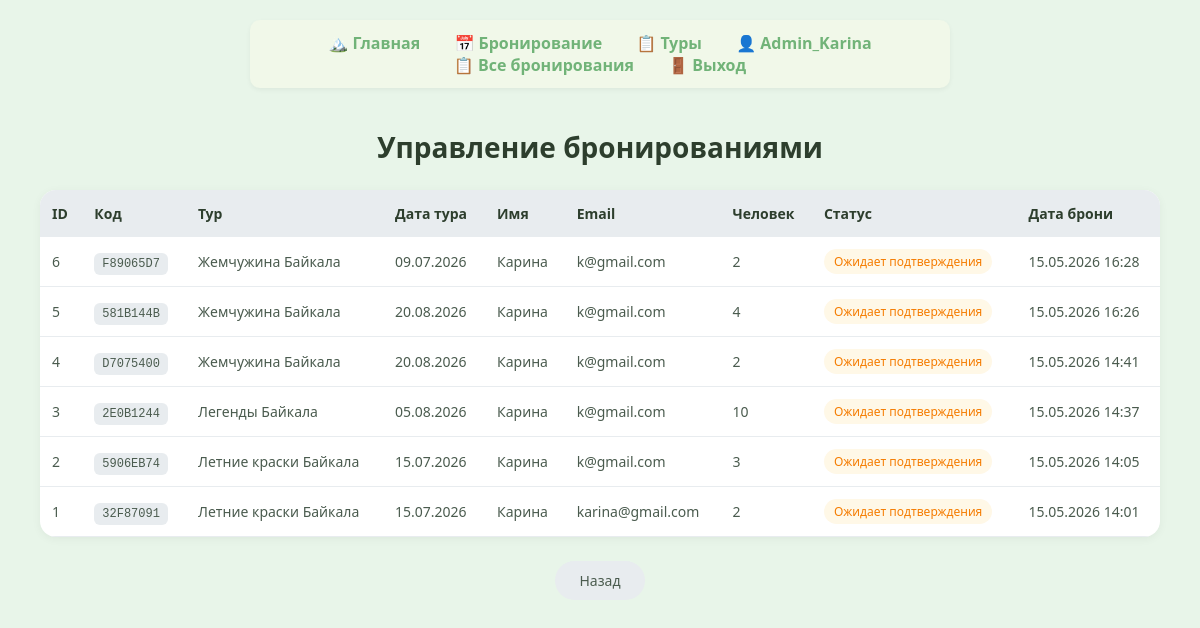
The page /manage/bookings/ (signed in) on the database as committed earlier.
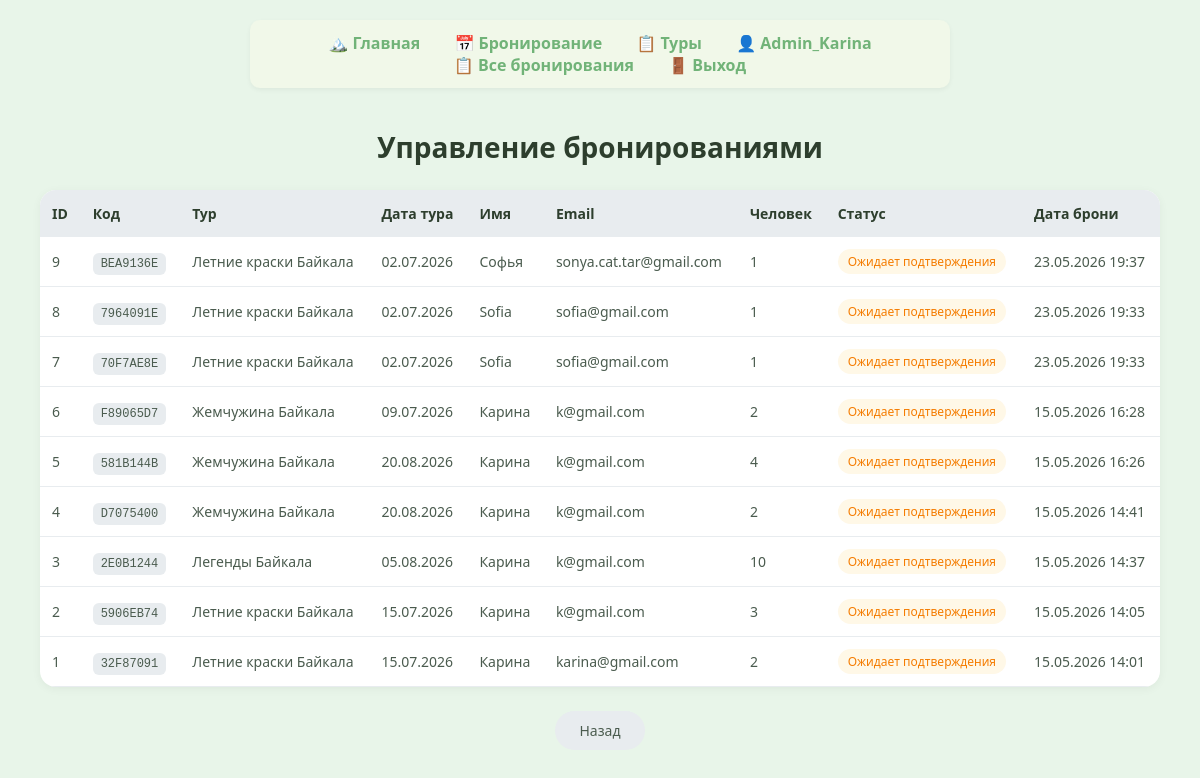
The same page on the database as committed later.
### booking/models.py (models this page shows, shortened)
class Booking(models.Model):
    STATUS_CHOICES = [
        ('pending', 'Ожидает подтверждения'),
        ('confirmed', 'Подтверждено'),
        ('cancelled', 'Отменено'),
    ]
    schedule = models.ForeignKey(
        TourSchedule,
        on_delete=models.CASCADE,
        related_name='bookings'
    )
    tour = models.ForeignKey(
        Tour,
        on_delete=models.CASCADE
    )
    name = models.CharField(
        max_length=200,
        null=False
    )
    email = models.EmailField(
        null=False
    )
    people = models.IntegerField()
    status = models.CharField(
        max_length=20,
        choices=STATUS_CHOICES,
        default='pending'
    )
    created_at = models.DateTimeField(
        auto_now_add=True
    )
    booking_reference = models.CharField(
        max_length=10,
        unique=False,
        blank=True
    )

class Tour(models.Model):
    objects = models.Manager()
    title = models.CharField(max_length=200)
    description = models.TextField()
    duration = models.IntegerField(
        help_text="Длительность тура в днях"
    )
    price = models.DecimalField(
        max_digits=10,
        decimal_places=2
    )
    max_people = models.IntegerField(
        help_text="Максимум участников на одну дату"
    )
    removed = models.BooleanField(default=False)
    image = models.ImageField(
        upload_to="tours/",
        default="tours/default.jpg"
    )

class TourSchedule(models.Model):
    tour = models.ForeignKey(
        Tour,
        on_delete=models.CASCADE,
        related_name='schedules'
    )
    start_date = models.DateField(
        help_text="Дата начала тура"
    )
    end_date = models.DateField(
        blank=True,
        null=True,
        help_text="Дата окончания тура (рассчитывается автоматически)"
    )
    is_active = models.BooleanField(
        default=True,
        help_text="Активно ли это расписание"
    )
    class Meta:
        ordering = ['start_date']
        constraints = [
            models.UniqueConstraint(
                fields=['tour', 'start_date'],
                name='unique_tour_start_date'
            )
        ]

### booking/views.py (the view)
# urls.py: path('manage/bookings/', views.manage_bookings_view, name='manage_bookings'),
@staff_member_required
def manage_bookings_view(request):
    bookings = Booking.objects.select_related('tour', 'schedule').all().order_by('-created_at')
    paginator = Paginator(bookings, 20)
    page_number = request.GET.get('page')
    bookings_page = paginator.get_page(page_number)
    return render(request, 'booking/manage_bookings.html', {
        'bookings': bookings_page,
    })

### templates/booking/manage_bookings.html (shortened to what this page needs)
{% extends 'base.html' %}
{% load static %}
{% block content %}
<div class="admin-container">
    <h1>Управление бронированиями</h1>
    <div class="table-wrapper">
        <table class="bookings-table">
            <thead>
                <tr>
                    <th>ID</th>
                    <th>Код</th>
                    <th>Тур</th>
                    <th>Дата тура</th>
                    <th>Имя</th>
                    <th>Email</th>
                    <th>Человек</th>
                    <th>Статус</th>
                    <th>Дата брони</th>
                </tr>
            </thead>
            <tbody>
                {% for booking in bookings %}
                <tr>
                    <td>{{ booking.id }}</td>
                    <td><code>{{ booking.booking_reference }}</code></td>
                    <td>{{ booking.tour.title }}</td>
                    <td>{{ booking.schedule.start_date|date:"d.m.Y" }}</td>
                    <td>{{ booking.name }}</td>
                    <td>{{ booking.email }}</td>
                    <td>{{ booking.people }}</td>
                    <td>
                        <span class="status status-{{ booking.status }}">
                            {{ booking.get_status_display }}
                        </span>
                    </td>
                    <td>{{ booking.created_at|date:"d.m.Y H:i" }}</td>
                </tr>
                {% empty %}
                <tr>
                    <td colspan="9" class="empty-state">Нет бронирований</td>
                </tr>
                {% endfor %}
            </tbody>
        </table>
    </div>
    <div class="actions">
        <a href="{% url 'home' %}" class="btn-back">Назад</a>
    </div>
</div>
{% endblock %}

Rows that differ between the two databases and show on the page:
added Booking: id "9", booking_reference "BEA9136E", tour "Летние краски Байкала", schedule.start_date "02.07.2026", name "Софья", email "sonya.cat.tar@gmail.com", people "1", status "Ожидает подтверждения", created_at "23.05.2026 19:37"
added Booking: id "8", booking_reference "7964091E", tour "Летние краски Байкала", schedule.start_date "02.07.2026", name "Sofia", email "sofia@gmail.com", people "1", status "Ожидает подтверждения", created_at "23.05.2026 19:33"
added Booking: id "7", booking_reference "70F7AE8E", tour "Летние краски Байкала", schedule.start_date "02.07.2026", name "Sofia", email "sofia@gmail.com", people "1", status "Ожидает подтверждения", created_at "23.05.2026 19:33"
